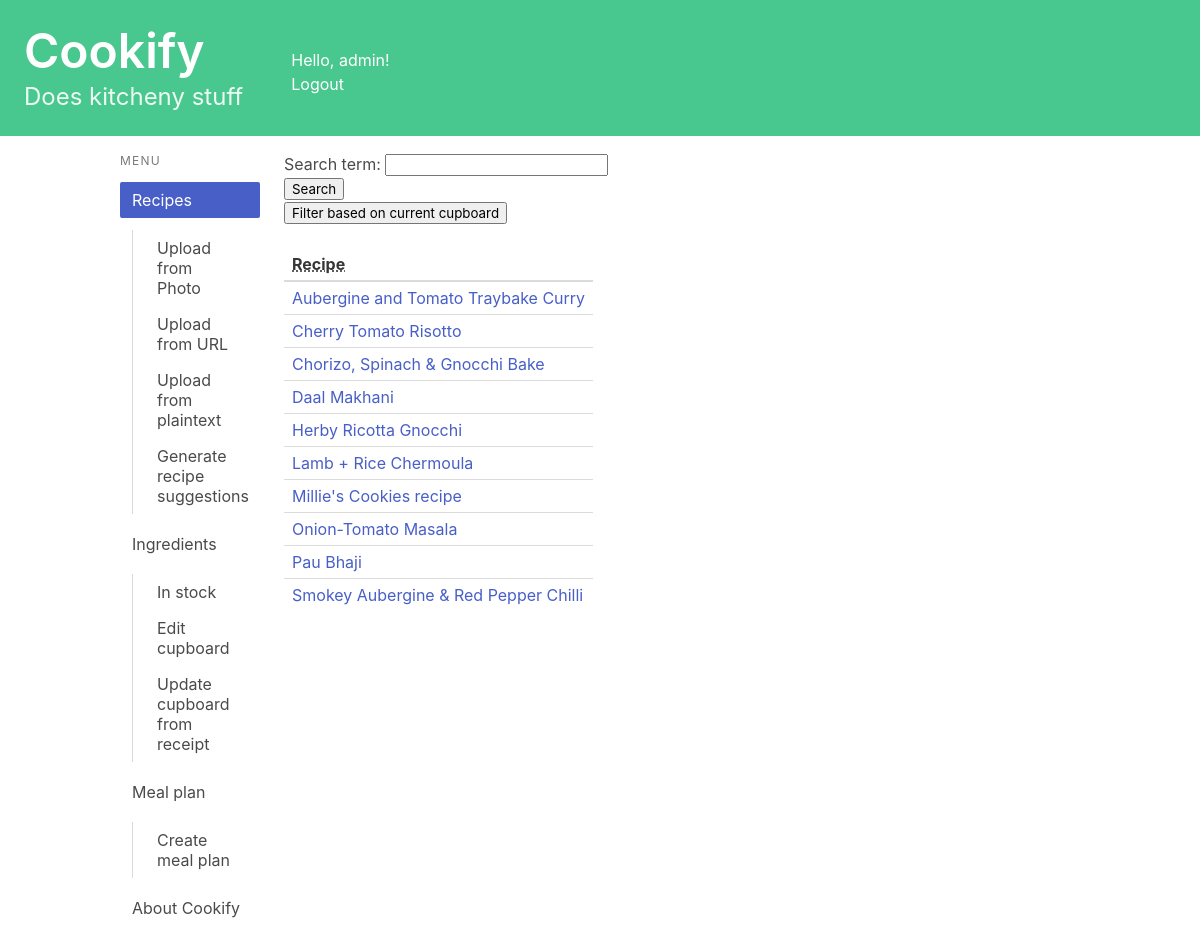
Page /recipes/ (signed in) on the committed database.
### recipes/models.py (models this page shows, shortened)
class Recipe(models.Model):
    name = models.CharField(max_length=200)
    method = models.TextField(max_length=5000, blank = True)
    ingredients_string = models.TextField(max_length=1000, blank = True)#Plain text of ingredients
    simplified_ingredients = models.TextField(max_length=1000, blank = True)#Ingredients data
    book = models.CharField(max_length=200, blank = True)
    page = models.CharField(max_length=5, blank = True)
    serves = models.CharField(max_length=5, blank = True)
    serves_int = models.IntegerField(null = True, blank = True)
    description = models.TextField(max_length=500, blank = True)
    url = models.URLField(null = True, blank = True)
    jumbled_input = models.TextField(max_length=8000, blank = True)
    owner = models.ForeignKey(User, on_delete=models.CASCADE, blank=True, null=True)
    from_photo = models.BooleanField(default=False)

### recipes/views.py (the view, shortened to what this page needs)
# urls.py: path('', views.index, name='index'),
@login_required
def index(request):
    if request.method == 'POST' and "filter_by_search" in request.POST:
        form = SearchForm(request.POST)
        if form.is_valid():
            filtered_recipe = form.cleaned_data['search_term']
            recipe_list = Recipe.objects.filter(name__contains=filtered_recipe, owner=request.user).order_by("name")
    else:
        form = SearchForm()
        recipe_list = Recipe.objects.filter(owner=request.user).order_by("name")
    context = {'recipe_list': recipe_list, 'form': form}
    return render(request, 'recipes/index.html', context)

### recipes/forms.py
class SearchForm(forms.Form):
    search_term = forms.CharField(max_length=50)

### recipes/templatetags/is_active.py (called while the page is built)
@register.simple_tag
def is_active(request, url):
    if reverse(url) == request.path:
        return "is-active"
    return ""

### recipes/templates/recipes/index.html (shortened to what this page needs)
{% extends 'base.html' %}
{% block content %}
<ul>
<form method="post">
     {{ form.as_p }}
    <button type="submit" name="filter_by_search">Search</button>
</form>
<form method="post">
    <button type="submit" name="sort_by_match">Filter based on current cupboard</button>
</form>
<br>
<table class="table is-narrow">
    <thead>
      <tr>
        <th><abbr title="Recipe">Recipe</abbr></th>
      </tr>
    </thead>
    <tbody>
        {% if recipe_list %}
            {% for recipe in recipe_list %}
                <tr>
                    <td><a href="{% url 'recipes:detail' recipe.id %}">{{ recipe.name }}</a></td>
                </tr>
            {% endfor %}
        {% else %}
            <tr>
                <th>Add a recipe to get started</th>
            </tr>
        {% endif %}
    </tbody>
  </table>
{% endblock content %}

### kitchenlife/templates/base.html (shortened to what this page needs)
<!DOCTYPE html>
<html lang="en">
{% load is_active %}
<head>
    <link rel="stylesheet"
          href="https://cdn.jsdelivr.net/npm/bulma@0.9.3/css/bulma.min.css">
</head>
<body>
    <a href="{% url 'index' %} ">
        <section class="hero is-small is-success mb-4">
            <div class="columns">
                <div class="column">
                    <div class="hero-body">
                        <h1 class="title is-1">Cookify</h1>
                        <p class="subtitle is-4">
                            Does kitcheny stuff
                        </p>
                    </div>
                </div>
                <div class="column">
                    <br><br>
                    Hello, {{ user.username|default:'Guest' }}!
                    <div>
                        {% if user.is_authenticated %}
                            <a href="{% url 'logout' %}">Logout</a>
                        {% else %}
                            <a href="{% url 'login' %}">Login</a>
                        {% endif %}
                    </div>
                </div>
            </div>
        </section>
    </a>
    <div class="container">
        <div class="columns">
            <div class="column is-2">
                <aside class="menu">
                  <p class="menu-label">
                    Menu
                  </p>
                  <ul class="menu-list">
                    <li>
                        <a href="{% url 'recipes:index' %}" class="{% is_active request 'recipes:index' %}">Recipes</a>
                        <ul>
                            <a href="{% url 'recipes:upload_photo' %}" class="{% is_active request 'recipes:upload_photo' %}">Upload from Photo</a>
                            <a href="{% url 'recipes:upload_url' %}" class="{% is_active request 'recipes:upload_url' %}">Upload from URL</a>
                            <a href="{% url 'recipes:upload_text' %}" class="{% is_active request 'recipes:upload_text' %}">Upload from plaintext</a>
                            <a href="{% url 'recipes:generate_recipe_suggestion' %}" class="{% is_active request 'recipes:generate_recipe_suggestion' %}">Generate recipe suggestions</a>
                        </ul>
                        <a  href="{% url 'cupboard:ingredients_index' %}" class="{% is_active request 'cupboard:ingredients_index' %}">Ingredients</a>
                        <ul>
                            <a href="{% url 'cupboard:cupboard_index' %}" class="{% is_active request 'cupboard:cupboard_index' %}">In stock</a>
                            <a href="{% url 'cupboard:edit_cupboard' %}" class="{% is_active request 'cupboard:edit_cupboard' %}">Edit cupboard</a>
                            <a href="{% url 'cupboard:edit_cupboard' %}" class="{% is_active request 'cupboard:edit_cupboard' %}">Update cupboard from receipt</a>
                        </ul>
                        <a href="{% url 'mealplan:meal_plan_index' %}" class="{% is_active request 'mealplan:meal_plan_index' %}">Meal plan</a>
                        <ul>
                            <a href="{% url 'mealplan:add_meal_plan' %}" class="{% is_active request 'mealplan:add_meal_plan' %}">Create meal plan</a>
                        </ul>
                        <a href="{% url 'about' %} " class="{% is_active request 'about' %}">About Cookify</a>
                    </li>
                  </ul>
                </aside>
            </div>
            <div class="column">
                {% block content %}
                {% endblock content %}
            </div>
        </div>
    </div>
</body>
</html>

### rows in the picture
Recipe: name "Aubergine and Tomato Traybake Curry"
Recipe: name "Cherry Tomato Risotto"
Recipe: name "Chorizo, Spinach & Gnocchi Bake"
Recipe: name "Daal Makhani"
Recipe: name "Herby Ricotta Gnocchi"
Recipe: name "Lamb + Rice Chermoula"
Recipe: name "Millie's Cookies recipe"
Recipe: name "Onion-Tomato Masala"
Recipe: name "Pau Bhaji"
Recipe: name "Smokey Aubergine & Red Pepper Chilli"

### other values in the picture
{{ user.username|default:'Guest' }} "admin"
